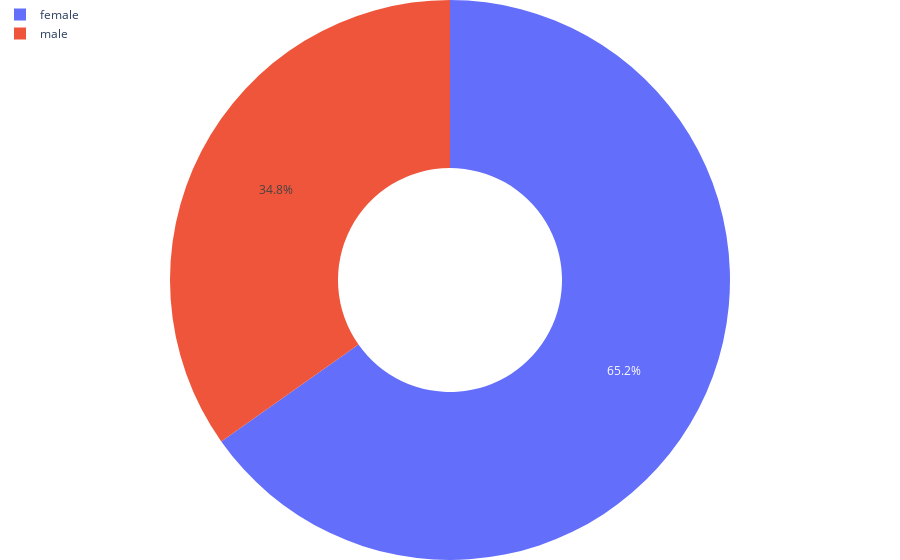

Source (notebook cell):
### Markdown cell above
Pie chart

### Code cell
figure=go.Figure(
    data=[
        go.Pie(
            labels=gender_labels,
            values=get_gender_values_by_category('intubated'),
            hole=0.4
        )
    ],
    layout={
        'margin': {'l': 0, 'b': 0, 't': 0, 'r': 0},
        'legend': {'x': 0, 'y': 1, 'orientation': 'v'},
    }
)
figure.show()

### Figure 1 — Plotly figure (JSON) as saved in the notebook; plotly's stock layout.template omitted (floating-point values rounded to 4 significant figures)
{"data": [{"hole": 0.4, "labels": ["male", "female"], "type": "pie", "values": [120, 225]}], "layout": {"autosize": true, "legend": {"orientation": "v", "x": 0, "y": 1}, "margin": {"b": 0, "l": 0, "r": 0, "t": 0}}}
